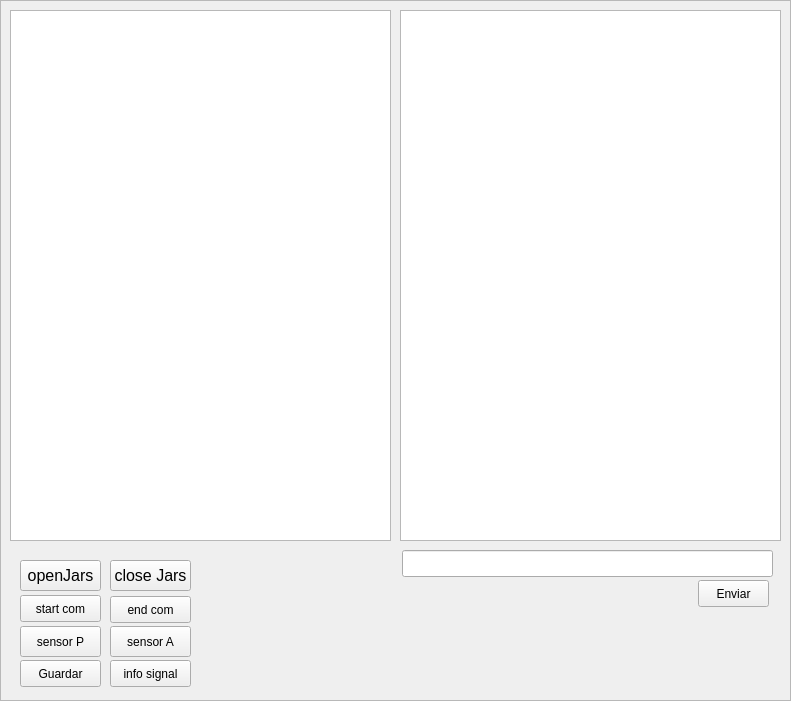
   <widget class="QFrame" name="Desptact">
    <property name="geometry">
     <rect>
      <x>810</x>
      <y>310</y>
      <width>791</width>
      <height>701</height>
     </rect>
    </property>
    <property name="frameShape">
     <enum>QFrame::StyledPanel</enum>
    </property>
    <property name="frameShadow">
     <enum>QFrame::Raised</enum>
    </property>
    <widget class="QPlainTextEdit" name="view">
     <property name="geometry">
      <rect>
       <x>10</x>
       <y>10</y>
       <width>381</width>
       <height>531</height>
      </rect>
     </property>
    </widget>
    <widget class="QPlainTextEdit" name="textTestGrap">
     <property name="geometry">
      <rect>
       <x>400</x>
       <y>10</y>
       <width>381</width>
       <height>531</height>
      </rect>
     </property>
    </widget>
    <widget class="QPushButton" name="save">
     <property name="geometry">
      <rect>
       <x>20</x>
       <y>660</y>
       <width>81</width>
       <height>27</height>
      </rect>
     </property>
     <property name="text">
      <string>Guardar</string>
     </property>
    </widget>
    <widget class="QPushButton" name="startCom">
     <property name="geometry">
      <rect>
       <x>20</x>
       <y>595</y>
       <width>81</width>
       <height>27</height>
      </rect>
     </property>
     <property name="text">
      <string>start com</string>
     </property>
    </widget>
    <widget class="QPushButton" name="sensor0">
     <property name="geometry">
      <rect>
       <x>20</x>
       <y>626</y>
       <width>81</width>
       <height>31</height>
      </rect>
     </property>
     <property name="text">
      <string>sensor P</string>
     </property>
    </widget>
    <widget class="QPushButton" name="openJars">
     <property name="geometry">
      <rect>
       <x>20</x>
       <y>560</y>
       <width>81</width>
       <height>31</height>
      </rect>
     </property>
     <property name="font">
      <font>
       <pointsize>12</pointsize>
      </font>
     </property>
     <property name="text">
      <string>openJars</string>
     </property>
    </widget>
    <widget class="QPushButton" name="closeJars">
     <property name="geometry">
      <rect>
       <x>110</x>
       <y>560</y>
       <width>81</width>
       <height>31</height>
      </rect>
     </property>
     <property name="font">
      <font>
       <pointsize>12</pointsize>
      </font>
     </property>
     <property name="text">
      <string>close Jars</string>
     </property>
    </widget>
    <widget class="QPushButton" name="sensor1">
     <property name="geometry">
      <rect>
       <x>110</x>
       <y>626</y>
       <width>81</width>
       <height>31</height>
      </rect>
     </property>
     <property name="text">
      <string>sensor A</string>
     </property>
    </widget>
    <widget class="QPushButton" name="endCom">
     <property name="geometry">
      <rect>
       <x>110</x>
       <y>596</y>
       <width>81</width>
       <height>27</height>
      </rect>
     </property>
     <property name="text">
      <string>end com</string>
     </property>
    </widget>
    <widget class="QLineEdit" name="textSend">
     <property name="geometry">
      <rect>
       <x>402</x>
       <y>550</y>
       <width>371</width>
       <height>27</height>
      </rect>
     </property>
    </widget>
    <widget class="QPushButton" name="send">
     <property name="geometry">
      <rect>
       <x>698</x>
       <y>580</y>
       <width>71</width>
       <height>27</height>
      </rect>
     </property>
     <property name="text">
      <string>Enviar</string>
     </property>
    </widget>
    <widget class="QPushButton" name="infoSignal">
     <property name="geometry">
      <rect>
       <x>110</x>
       <y>660</y>
       <width>81</width>
       <height>27</height>
      </rect>
     </property>
     <property name="text">
      <string>info signal</string>
     </property>
    </widget>
   </widget>
